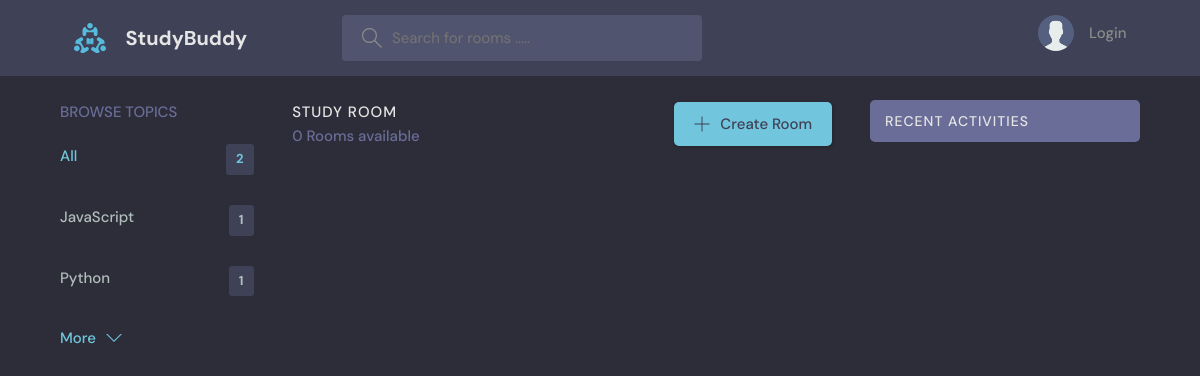
Before: /?q=Django with the older database file.
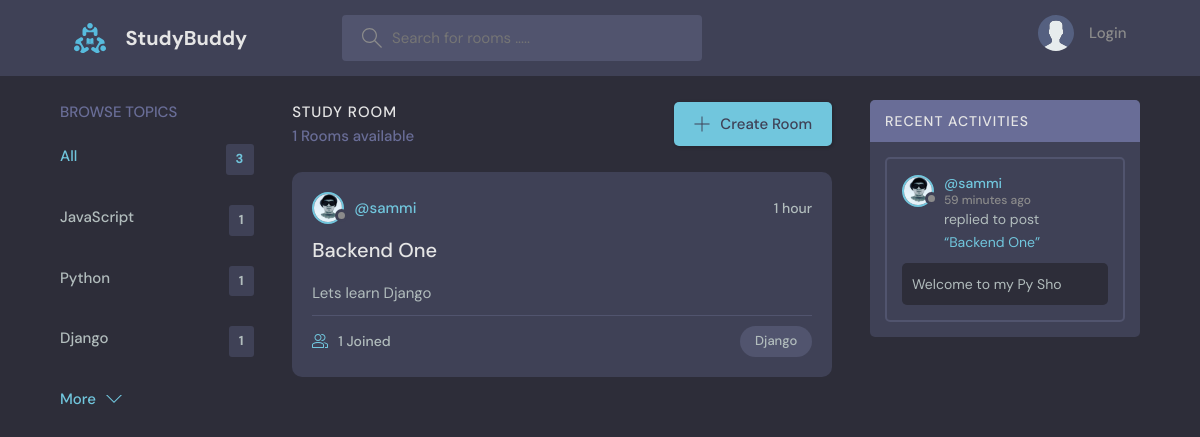
After: the same page with the newer database file.
### base/models.py (models this page shows)
class Topic(models.Model):
    name = models.CharField(max_length=200)
    def __str__(self) -> str:
        return self.name

class Room(models.Model):
    host = models.ForeignKey(User, on_delete=models.SET_NULL, null=True)
    topic = models.ForeignKey(Topic, on_delete=models.SET_NULL, null=True)
    participants = models.ManyToManyField(User, related_name='participants', blank=True)
    name = models.CharField(max_length=200)
    description = models.TextField()
    updated = models.DateTimeField(auto_now=True)
    created = models.DateTimeField(auto_now_add=True)
    class Meta:
        ordering = ['-updated', '-created']
    def __str__(self) -> str:
        return self.name

class User(AbstractUser):
    name = models.CharField(max_length=200, null=True)
    email = models.EmailField(unique=True)
    bio = models.TextField(null=True)
    avator = models.ImageField(null=True, default='avatar.svg')
    USERNAME_FIELD = 'username'
    REQUIRED_FIELDS = []

class Message(models.Model):
    user = models.ForeignKey(User, on_delete=models.CASCADE)
    room = models.ForeignKey(Room, on_delete=models.CASCADE)
    body = models.TextField()
    updated = models.DateTimeField(auto_now=True)
    date = models.DateTimeField(auto_now_add=True)
    class Meta:
        ordering = ['-updated', '-date']
    def __str__(self):
        return self.body[0:20]

### base/views.py (the view)
# urls.py: path('', views.home, name='home'),
def home(request):
    q = request.GET.get('q') if request.GET.get('q') != None else ''
    rooms = Room.objects.filter(
        Q(topic__name__icontains=q) |
        Q(name__icontains=q) |
        Q(description__icontains=q)
    )
    topic = Topic.objects.all()
    count_topics = topic.count()
    room_count = rooms.count()
    room_messages = Message.objects.filter(Q(room__topic__name__icontains=q))
    context = {'rooms': rooms,
               'topics': topic[0:4],
               'room_count': room_count,
               'count_topics': count_topics,
               'room_messages': room_messages,
               }
    return render(request, 'home.html', context)

### base/templates/home.html (shortened to what this page needs)
{% extends 'main.html' %}
{% load static %}
{% block content %}
<main class="layout layout--3">
  <div class="container">
    {% include 'topics_component.html' %}
    <div class="roomList">
      <div class="roomList__header">
        <div>
          <h2>Study Room</h2>
          <p>{{room_count}} Rooms available</p>
        </div>
        <a class="btn btn--main" href="{% url 'create_room' %}">
          <svg
            version="1.1"
            xmlns="http://www.w3.org/2000/svg"
            width="32"
            height="32"
            viewBox="0 0 32 32">
            <title>add</title>
            <path
              d="M16.943 0.943h-1.885v14.115h-14.115v1.885h14.115v14.115h1.885v-14.115h14.115v-1.885h-14.115v-14.115z">
              </path>
          </svg>
          Create Room
        </a>
      </div>
      {% include 'feed_component.html' %}
    </div>
    {% include 'activity_component.html' %}
  </div>
</main>
{% endblock %}

### base/templates/topics_component.html
<div class="topics">
  <div class="topics__header">
    <h2>Browse Topics</h2>
  </div>
  <ul class="topics__list">
    <li>
      <a href="/" class="active">All <span>{{count_topics}}</span></a>
    </li>
    {% for topic in topics %}
    <li>
      <a href="{% url 'home' %}?q={{topic.name}}">{{topic.name}} <span>{{topic.room_set.all.count}} </span> </a>
    </li>
    {% endfor %}
  </ul>
  <a class="btn btn--link" href="{% url 'topics_page' %}">
    More
    <svg
      version="1.1"
      xmlns="http://www.w3.org/2000/svg"
      width="32"
      height="32"
      viewBox="0 0 32 32"
    >
      <title>chevron-down</title>
      <path d="M16 21l-13-13h-3l16 16 16-16h-3l-13 13z"></path>
    </svg>
  </a>
</div>

### base/templates/feed_component.html (shortened to what this page needs)
    {% for room in rooms %}
    <div class="roomListRoom">
      <div class="roomListRoom__header">
        <a href="{% url 'profile' room.host.id %}" class="roomListRoom__author">
          <div class="avatar avatar--small">
            <img src="{{room.host.avator.url}}" />
          </div>
          <span>@{{room.host.username}}</span>
        </a>
        <div class="roomListRoom__actions">
          <span>{{room.created|timesince}}</span>
        </div>
      </div>
      <div class="roomListRoom__content">
        <a href="{% url 'room' room.id %}">{{room.name}}</a>
        <p>
          {{room.description}}
        </p>
      </div>
      <div class="roomListRoom__meta">
        <a href="{% url 'room' room.id %}" class="roomListRoom__joined">
          {{ room.participants.all.count }} Joined
        </a>
        <p class="roomListRoom__topic">{{room.topic}}</p>
      </div>
    </div>
    {% endfor %}

### base/templates/activity_component.html (shortened to what this page needs)
<div class="activities">
  <div class="activities__header">
    <h2>Recent Activities</h2>
  </div>
  {% for message in room_messages %}
    <div class="activities__box">
      <div class="activities__boxHeader roomListRoom__header">
        <a href="{% url 'profile' message.user.id %}" class="roomListRoom__author">
          <div class="avatar avatar--small">
            <img src="{{message.user.avator.url}}" />
          </div>
          <p>
            @{{message.user}}
            <span>{{message.date|timesince}} ago</span>
          </p>
        </a>
      </div>
      <div class="activities__boxContent">
        <p>
          replied to post
          <a href="{% url 'room' message.room.id %}">“{{message.room}}”
          </a>
        </p>
        <div class="activities__boxRoomContent">
          {{message}}
        </div>
      </div>
    </div>
  {% endfor %}
</div>

Changed rows visible on the page:
added Topic: name "Django", room_set.all.count "1"
added Room: host.avator (picture), host.username "sammi", created "1 hour", name "Backend One", description "Lets learn Django", participants.all.count "1", topic "Django"
added Message: user.avator (picture), user "sammi", date "59 minutes", room "Backend One", body "Welcome to my Py Sho"
Other visible differences:
{{ count_topics }}: "2" → "3"
{{ room_count }}: "0" → "1"
